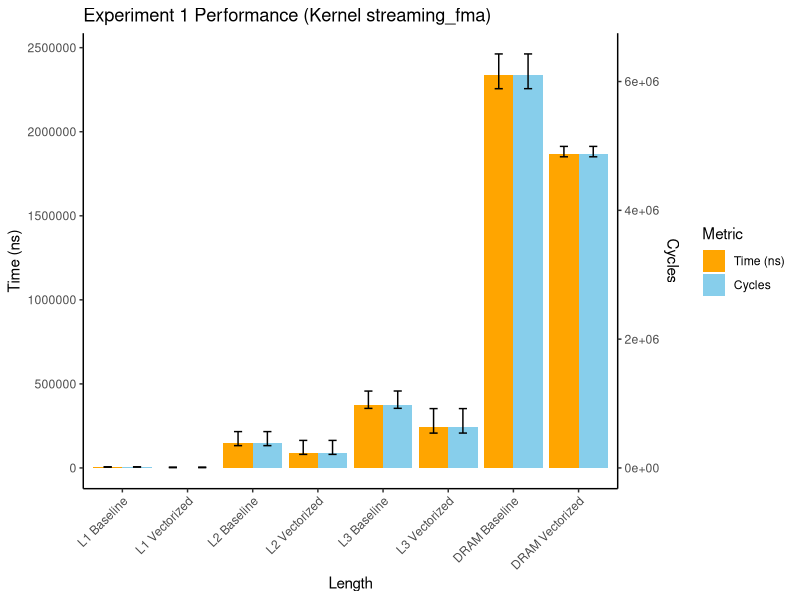
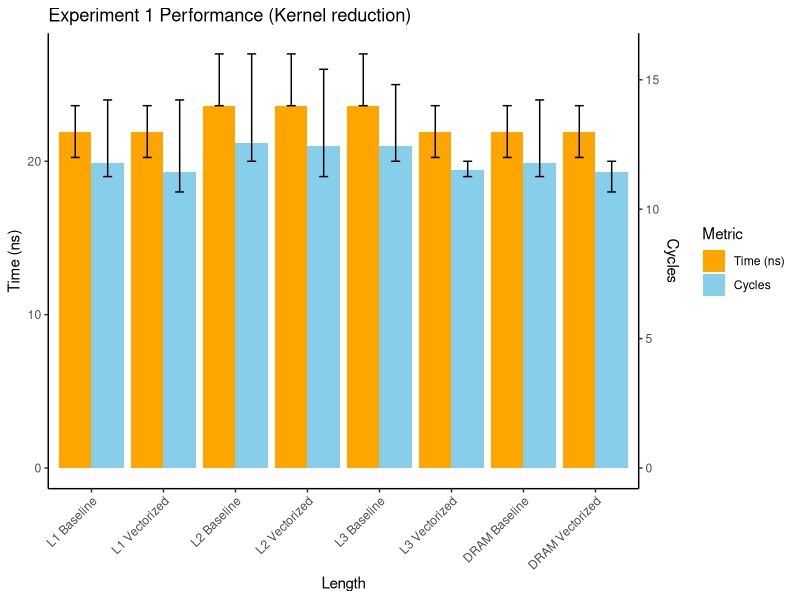
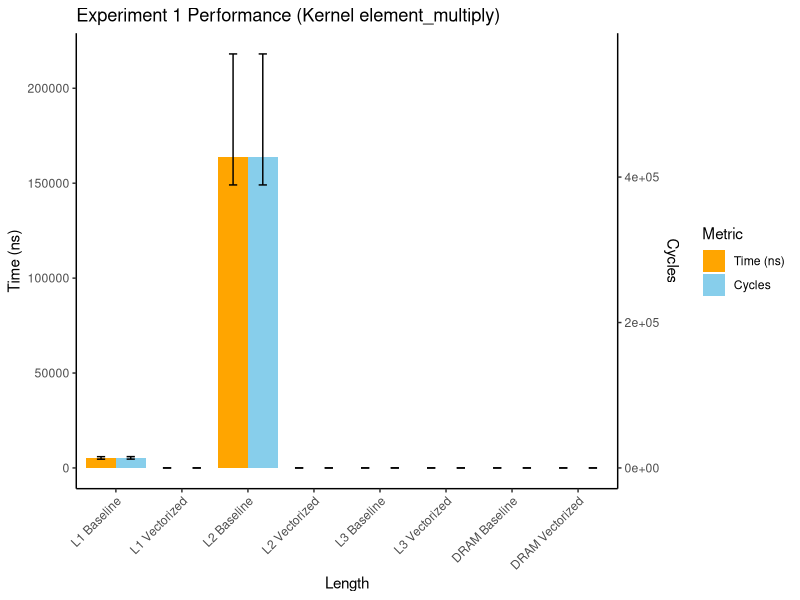
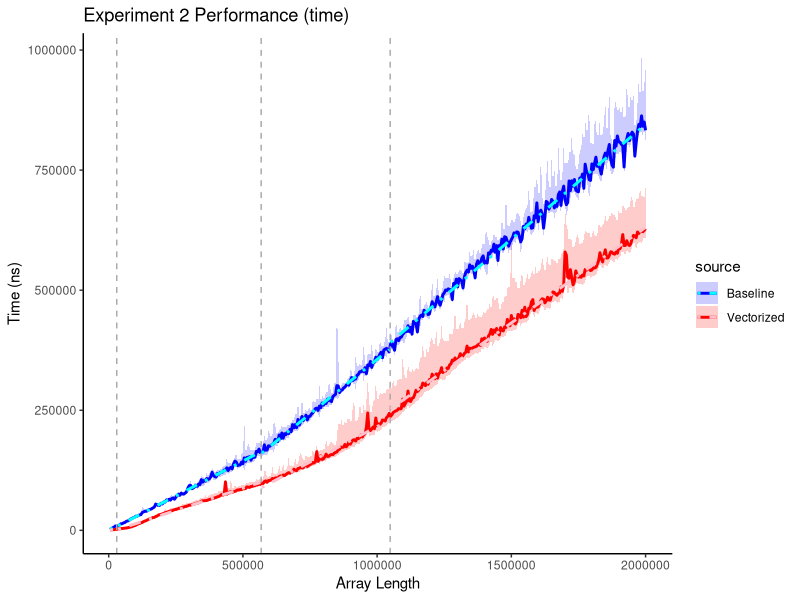
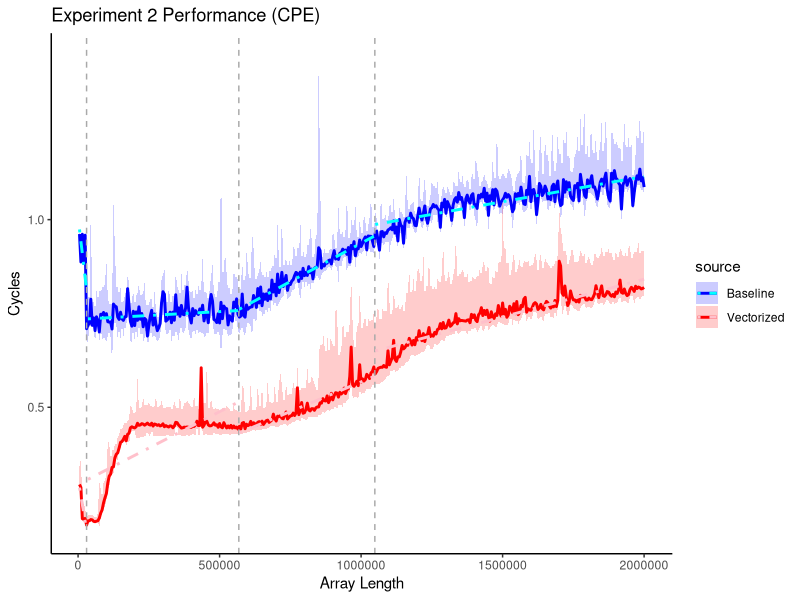
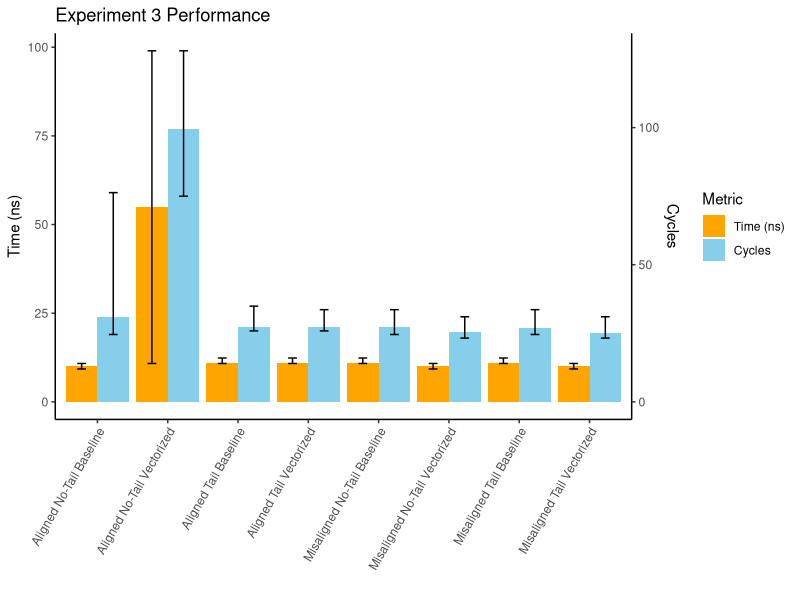
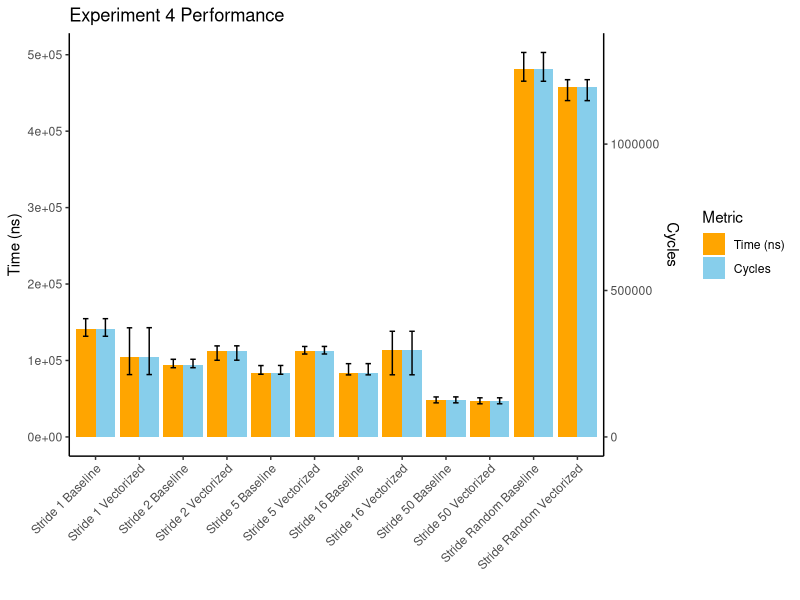
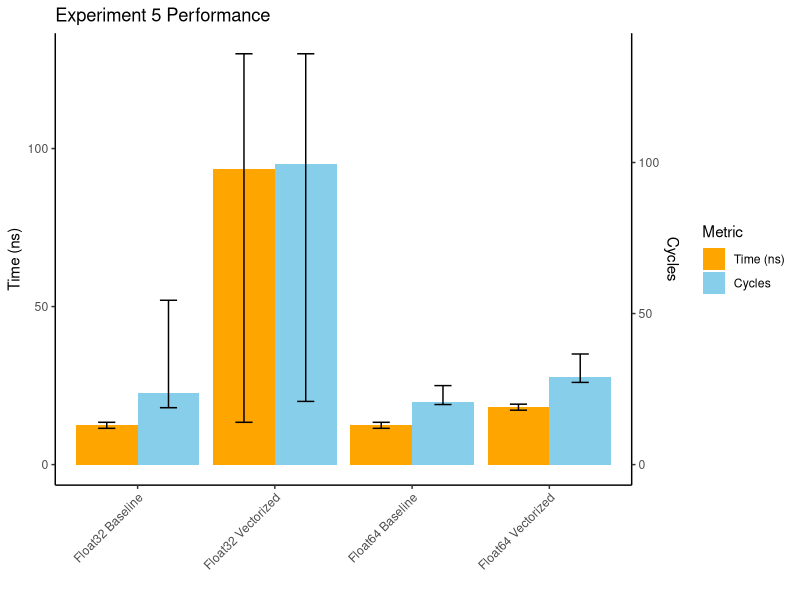

Source code (R) for these figures, in order:
#!/bin/env Rscript

# FULL DISCLOSURE: MOSTLY GENERATED BY CHATGPT

library(ggplot2)
library(tidyverse)

# EXPERIMENT 1

exp1base <- read.csv("csvs/experiment1-baseline.csv") %>% mutate(source = "Baseline")
exp1vect <- read.csv("csvs/experiment1-vectorized.csv") %>% mutate(source = "Vectorized")

exp1 <- bind_rows(exp1base, exp1vect)

data_long <- exp1 %>%
  pivot_longer(cols = c(avg_time_ns, avg_cycles),
               names_to = "metric",
               values_to = "avg") %>%
  mutate(min = ifelse(metric == "avg_time_ns", min_time_ns, min_cycles),
         max = ifelse(metric == "avg_time_ns", max_time_ns, max_cycles),
         length = recode(length,
                         "L1_ARR_LENGTH" = "L1",
                         "L2_ARR_LENGTH" = "L2",
                         "L3_ARR_LENGTH" = "L3",
                         "DRAM_ARR_LENGTH" = "DRAM"),
        length_source = paste(length, source)
  )

data_long$length_source <- factor(
  data_long$length_source,
  levels = c("L1 Baseline", "L1 Vectorized",
             "L2 Baseline", "L2 Vectorized",
             "L3 Baseline", "L3 Vectorized",
             "DRAM Baseline", "DRAM Vectorized")
)

kernels <- unique(data_long$kernel)

for (k in kernels) {
  plot_data <- filter(data_long, kernel == k)

  # Compute separate scales for each metric for plotting
  time_max <- max(plot_data$max[plot_data$metric == "avg_time_ns"])
  cycles_max <- max(plot_data$max[plot_data$metric == "avg_cycles"])
  scale_factor <- time_max / cycles_max

  plot_data <- plot_data %>%
    mutate(scaled_avg = ifelse(metric == "avg_cycles", avg * scale_factor, avg),
           scaled_min = ifelse(metric == "avg_cycles", min * scale_factor, min),
           scaled_max = ifelse(metric == "avg_cycles", max * scale_factor, max))

  p <- ggplot(plot_data, aes(x = length_source, y = scaled_avg, fill = metric)) +
    geom_bar(stat = "identity", position = position_dodge(width = 0.9)) +
    geom_errorbar(aes(ymin = scaled_min, ymax = scaled_max), position = position_dodge(width = 0.9), width = 0.25) +
    scale_fill_manual(values = c("avg_time_ns" = "skyblue", "avg_cycles" = "orange"),
                      labels = c("Time (ns)", "Cycles")) +
    scale_y_continuous(
      name = "Time (ns)",
      sec.axis = sec_axis(~. / scale_factor, name = "Cycles")
    ) +
    labs(title = paste("Experiment 1 Performance (Kernel ", k, ")", sep = ""), x = "Length", fill = "Metric") +
    theme_classic() +
    theme(axis.text.x = element_text(angle = 45, hjust = 1))

  print(p)
}

# EXPERIMENT 2

# Load CSV
exp2base <- read.csv("csvs/experiment2-baseline.csv") %>% mutate(source = "Baseline")
exp2vect <- read.csv("csvs/experiment2-vectorized.csv") %>% mutate(source = "Vectorized")

# Define X positions for vertical lines
vlines <- c(30038, 567979, 1048577)

# Combine into one dataframe
exp2 <- bind_rows(exp2base, exp2vect)

exp2 <- exp2 %>%
  mutate(section = cut(length, breaks = c(-Inf, vlines, Inf), labels = paste0("S", 1:(length(vlines) + 1))))

section_colors <- c("S1" = "#999999", "S2" = "#666666", "S3" = "#333333", "S4" = "#000000")

ggplot(exp2, aes(x = length, y = avg_time_ns, color = source, fill = source)) +
  geom_line(linewidth = 1) +
  geom_ribbon(aes(ymin = min_time_ns, ymax = max_time_ns), alpha = 0.2, color = NA) +
  geom_vline(xintercept = vlines, linetype = "dashed", color = "darkgrey") +
  geom_smooth(data = filter(exp2, source == "Baseline"), aes(group = interaction(source, section)), method = "lm", se = FALSE, linetype = "dotdash", color = "cyan") +
  geom_smooth(data = filter(exp2, source == "Vectorized"), aes(group = interaction(source, section)), method = "lm", se = FALSE, linetype = "dotdash", color = "pink") +
  labs(title = "Experiment 2 Performance (time)",
       x = "Array Length",
       y = "Time (ns)") +
  scale_color_manual(values = c("blue", "red")) +
  scale_fill_manual(values = c("blue", "red")) +
  theme_classic()

ggplot(exp2, aes(x = length, y = avg_cycles / length, color = source, fill = source)) +
  geom_line(linewidth = 1) +
  geom_ribbon(aes(ymin = min_cycles / length, ymax = max_cycles / length), alpha = 0.2, color = NA) +
  geom_vline(xintercept = vlines, linetype = "dashed", color = "darkgrey") +
  geom_smooth(data = filter(exp2, source == "Baseline"), aes(group = interaction(source, section)), method = "lm", se = FALSE, linetype = "dotdash", color = "cyan") +
  geom_smooth(data = filter(exp2, source == "Vectorized"), aes(group = interaction(source, section)), method = "lm", se = FALSE, linetype = "dotdash", color = "pink") +
  labs(title = "Experiment 2 Performance (CPE)",
       x = "Array Length",
       y = "Cycles") +
  scale_color_manual(values = c("blue", "red")) +
  scale_fill_manual(values = c("blue", "red")) +
  theme_classic()

# Experiment 3

# Load both files
exp3base <- read.csv("csvs/experiment3-baseline.csv") %>% mutate(source = "Baseline")
exp3vect <- read.csv("csvs/experiment3-vectorized.csv") %>% mutate(source = "Vectorized")

# Combine
exp3 <- bind_rows(exp3base, exp3vect)

# Pivot long so that time and cycles are both in one column
data_long <- exp3 %>%
  pivot_longer(cols = c(avg_time_ns, avg_cycles),
               names_to = "metric",
               values_to = "avg") %>%
  mutate(min = ifelse(metric == "avg_time_ns", min_time_ns, min_cycles),
         max = ifelse(metric == "avg_time_ns", max_time_ns, max_cycles),
         combo = paste(
           ifelse(alignment == "aligned", "Aligned", "Misaligned"),
           ifelse(tail == "tail", "Tail", "No-Tail"),
           source
         ))

# Define explicit order of bars
data_long$combo <- factor(
  data_long$combo,
  levels = c("Aligned No-Tail Baseline", "Aligned No-Tail Vectorized",
             "Aligned Tail Baseline",    "Aligned Tail Vectorized",
             "Misaligned No-Tail Baseline", "Misaligned No-Tail Vectorized",
             "Misaligned Tail Baseline",    "Misaligned Tail Vectorized")
)

# Compute scale factor for dual axis
time_max   <- max(data_long$max[data_long$metric == "avg_time_ns"])
cycles_max <- max(data_long$max[data_long$metric == "avg_cycles"])
scale_factor <- time_max / cycles_max

plot_data <- data_long %>%
  mutate(scaled_avg = ifelse(metric == "avg_cycles", avg * scale_factor, avg),
         scaled_min = ifelse(metric == "avg_cycles", min * scale_factor, min),
         scaled_max = ifelse(metric == "avg_cycles", max * scale_factor, max))

# Plot
p <- ggplot(plot_data, aes(x = combo, y = scaled_avg, fill = metric)) +
  geom_bar(stat = "identity", position = position_dodge(width = 0.9)) +
  geom_errorbar(aes(ymin = scaled_min, ymax = scaled_max),
                position = position_dodge(width = 0.9), width = 0.25) +
  scale_fill_manual(values = c("avg_time_ns" = "skyblue", "avg_cycles" = "orange"),
                    labels = c("Time (ns)", "Cycles")) +
  scale_y_continuous(
    name = "Time (ns)",
    sec.axis = sec_axis(~. / scale_factor, name = "Cycles")
  ) +
  labs(title = "Experiment 3 Performance", x = "", fill = "Metric") +
  theme_classic() +
  theme(axis.text.x = element_text(angle = 60, hjust = 1))  # tilt labels

print(p)

# Experiment 4

# Load both CSVs
exp4base <- read.csv("csvs/experiment4-baseline.csv") %>% mutate(source = "Baseline")
exp4vect <- read.csv("csvs/experiment4-vectorized.csv") %>% mutate(source = "Vectorized")

# Combine
exp4 <- bind_rows(exp4base, exp4vect)

# Pivot long: put time/cycles into one column
data_long <- exp4 %>%
  pivot_longer(cols = c(avg_time_ns, avg_cycles),
               names_to = "metric",
               values_to = "avg") %>%
  mutate(min = ifelse(metric == "avg_time_ns", min_time_ns, min_cycles),
         max = ifelse(metric == "avg_time_ns", max_time_ns, max_cycles),
         # Combine stride + source into one x-axis label
         stride_label = ifelse(stride == "gen", "Random", stride),
         combo = paste("Stride", stride_label, source))

# Factor for consistent ordering
data_long$combo <- factor(
  data_long$combo,
  levels = c("Stride 1 Baseline",  "Stride 1 Vectorized",
             "Stride 2 Baseline",  "Stride 2 Vectorized",
             "Stride 5 Baseline",  "Stride 5 Vectorized",
             "Stride 16 Baseline", "Stride 16 Vectorized",
             "Stride 50 Baseline", "Stride 50 Vectorized",
             "Stride Random Baseline", "Stride Random Vectorized")
)

# Compute scaling factor for dual axis
time_max   <- max(data_long$max[data_long$metric == "avg_time_ns"])
cycles_max <- max(data_long$max[data_long$metric == "avg_cycles"])
scale_factor <- time_max / cycles_max

plot_data <- data_long %>%
  mutate(scaled_avg = ifelse(metric == "avg_cycles", avg * scale_factor, avg),
         scaled_min = ifelse(metric == "avg_cycles", min * scale_factor, min),
         scaled_max = ifelse(metric == "avg_cycles", max * scale_factor, max))

# Plot
p <- ggplot(plot_data, aes(x = combo, y = scaled_avg, fill = metric)) +
  geom_bar(stat = "identity", position = position_dodge(width = 0.9)) +
  geom_errorbar(aes(ymin = scaled_min, ymax = scaled_max),
                position = position_dodge(width = 0.9), width = 0.25) +
  scale_fill_manual(values = c("avg_time_ns" = "skyblue", "avg_cycles" = "orange"),
                    labels = c("Time (ns)", "Cycles")) +
  scale_y_continuous(
    name = "Time (ns)",
    sec.axis = sec_axis(~. / scale_factor, name = "Cycles")
  ) +
  labs(title = "Experiment 4 Performance", x = "", fill = "Metric") +
  theme_classic() +
  theme(axis.text.x = element_text(angle = 45, hjust = 1))  # tilt labels

print(p)

# Experiment 5

# Load both CSVs
exp5base <- read.csv("csvs/experiment5-baseline.csv") %>% mutate(source = "Baseline")
exp5vect <- read.csv("csvs/experiment5-vectorized.csv") %>% mutate(source = "Vectorized")

# Combine
exp5 <- bind_rows(exp5base, exp5vect)

# Pivot long so both metrics are in one column
data_long <- exp5 %>%
  pivot_longer(cols = c(avg_time_ns, avg_cycles),
               names_to = "metric",
               values_to = "avg") %>%
  mutate(min = ifelse(metric == "avg_time_ns", min_time_ns, min_cycles),
         max = ifelse(metric == "avg_time_ns", max_time_ns, max_cycles),
         combo = paste("Float", bits, " ", source, sep = ""))

# Order the axis
data_long$combo <- factor(
  data_long$combo,
  levels = c("Float32 Baseline", "Float32 Vectorized",
             "Float64 Baseline", "Float64 Vectorized")
)

# Compute scaling for dual axis
time_max   <- max(data_long$max[data_long$metric == "avg_time_ns"])
cycles_max <- max(data_long$max[data_long$metric == "avg_cycles"])
scale_factor <- time_max / cycles_max

plot_data <- data_long %>%
  mutate(scaled_avg = ifelse(metric == "avg_cycles", avg * scale_factor, avg),
         scaled_min = ifelse(metric == "avg_cycles", min * scale_factor, min),
         scaled_max = ifelse(metric == "avg_cycles", max * scale_factor, max))

# Plot
p <- ggplot(plot_data, aes(x = combo, y = scaled_avg, fill = metric)) +
  geom_bar(stat = "identity", position = position_dodge(width = 0.9)) +
  geom_errorbar(aes(ymin = scaled_min, ymax = scaled_max),
                position = position_dodge(width = 0.9), width = 0.25) +
  scale_fill_manual(values = c("avg_time_ns" = "skyblue", "avg_cycles" = "orange"),
                    labels = c("Time (ns)", "Cycles")) +
  scale_y_continuous(
    name = "Time (ns)",
    sec.axis = sec_axis(~. / scale_factor, name = "Cycles")
  ) +
  labs(title = "Experiment 5 Performance", x = "", fill = "Metric") +
  theme_classic() +
  theme(axis.text.x = element_text(angle = 45, hjust = 1))

print(p)
